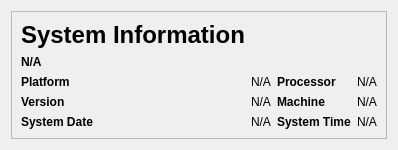
            <widget class="QWidget" name="system_information">
             <layout class="QVBoxLayout" name="verticalLayout_5">
              <item alignment="Qt::AlignTop">
               <widget class="QFrame" name="frame">
                <property name="frameShape">
                 <enum>QFrame::StyledPanel</enum>
                </property>
                <property name="frameShadow">
                 <enum>QFrame::Raised</enum>
                </property>
                <layout class="QGridLayout" name="gridLayout_5">
                 <item row="1" column="0">
                  <widget class="QLabel" name="label_37">
                   <property name="font">
                    <font>
                     <bold>true</bold>
                    </font>
                   </property>
                   <property name="text">
                    <string>N/A</string>
                   </property>
                  </widget>
                 </item>
                 <item row="4" column="0">
                  <widget class="QLabel" name="label_40">
                   <property name="font">
                    <font>
                     <bold>true</bold>
                    </font>
                   </property>
                   <property name="text">
                    <string>System Date</string>
                   </property>
                  </widget>
                 </item>
                 <item row="2" column="0">
                  <widget class="QLabel" name="label_38">
                   <property name="font">
                    <font>
                     <bold>true</bold>
                    </font>
                   </property>
                   <property name="text">
                    <string>Platform</string>
                   </property>
                  </widget>
                 </item>
                 <item row="2" column="2">
                  <widget class="QLabel" name="label_44">
                   <property name="font">
                    <font>
                     <bold>true</bold>
                    </font>
                   </property>
                   <property name="text">
                    <string>Processor</string>
                   </property>
                  </widget>
                 </item>
                 <item row="4" column="1">
                  <widget class="QLabel" name="label_43">
                   <property name="text">
                    <string>N/A</string>
                   </property>
                  </widget>
                 </item>
                 <item row="2" column="1">
                  <widget class="QLabel" name="label_41">
                   <property name="text">
                    <string>N/A</string>
                   </property>
                  </widget>
                 </item>
                 <item row="0" column="0" alignment="Qt::AlignTop">
                  <widget class="QLabel" name="label_36">
                   <property name="font">
                    <font>
                     <pointsize>18</pointsize>
                     <bold>true</bold>
                    </font>
                   </property>
                   <property name="text">
                    <string>System Information</string>
                   </property>
                  </widget>
                 </item>
                 <item row="3" column="0">
                  <widget class="QLabel" name="label_39">
                   <property name="font">
                    <font>
                     <bold>true</bold>
                    </font>
                   </property>
                   <property name="text">
                    <string>Version</string>
                   </property>
                  </widget>
                 </item>
                 <item row="3" column="1">
                  <widget class="QLabel" name="label_42">
                   <property name="text">
                    <string>N/A</string>
                   </property>
                  </widget>
                 </item>
                 <item row="2" column="3">
                  <widget class="QLabel" name="label_45">
                   <property name="text">
                    <string>N/A</string>
                   </property>
                  </widget>
                 </item>
                 <item row="3" column="2">
                  <widget class="QLabel" name="label_46">
                   <property name="font">
                    <font>
                     <bold>true</bold>
                    </font>
                   </property>
                   <property name="text">
                    <string>Machine</string>
                   </property>
                  </widget>
                 </item>
                 <item row="4" column="2">
                  <widget class="QLabel" name="label_47">
                   <property name="font">
                    <font>
                     <bold>true</bold>
                    </font>
                   </property>
                   <property name="text">
                    <string>System Time</string>
                   </property>
                  </widget>
                 </item>
                 <item row="3" column="3">
                  <widget class="QLabel" name="label_48">
                   <property name="text">
                    <string>N/A</string>
                   </property>
                  </widget>
                 </item>
                 <item row="4" column="3">
                  <widget class="QLabel" name="label_49">
                   <property name="text">
                    <string>N/A</string>
                   </property>
                  </widget>
                 </item>
                </layout>
               </widget>
              </item>
             </layout>
            </widget>
